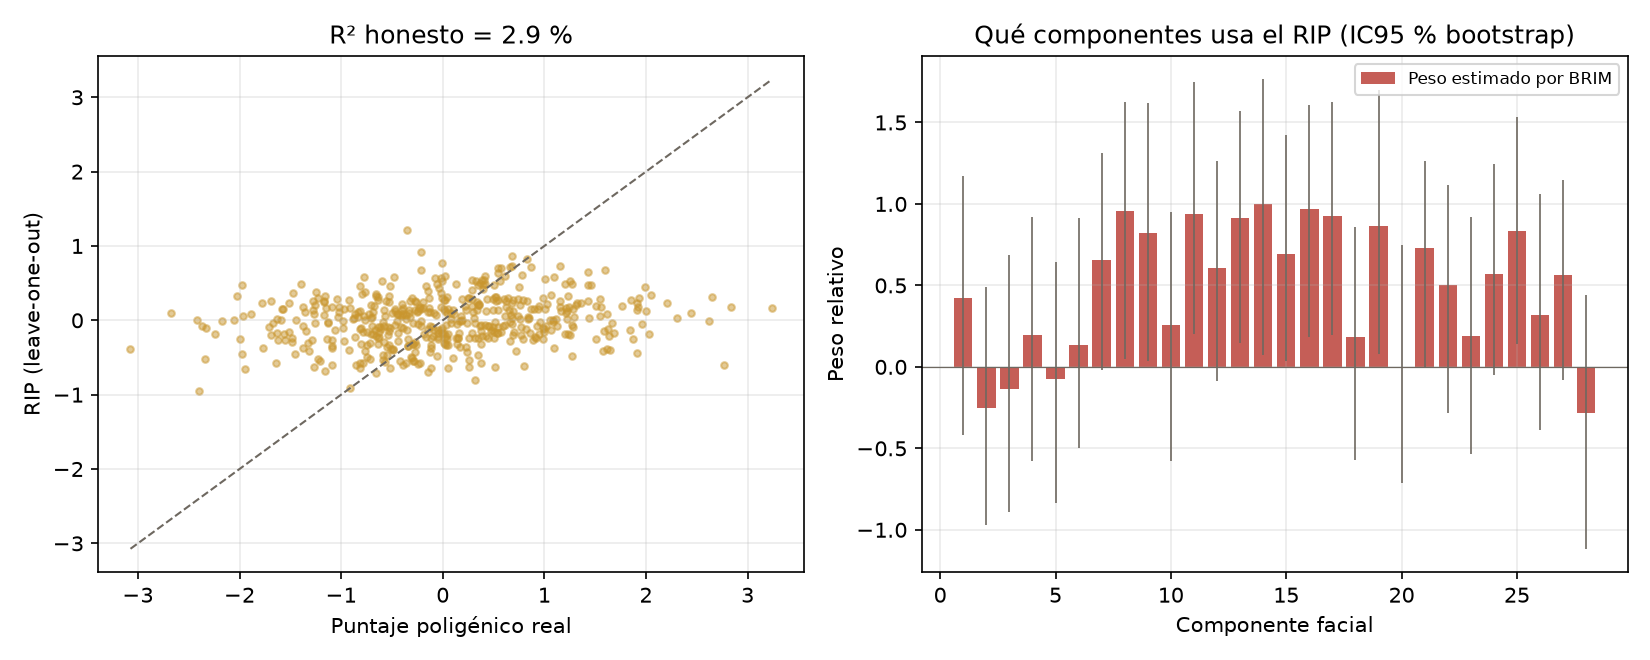

This figure's Python source:
"""
Módulo Rostro — Punto 3: BRIM (Bootstrapped Response-based Imputation Modeling)
================================================================================

Qué hace este script
--------------------
Conecta el puntaje poligénico (Punto 2) con el espacio de rasgos faciales
(Punto 1). Para cada persona devuelve UN número, el RIP (Response-based
Imputed Predictor): "cuánto puntaje genético sugiere su cara", calculado SIN
usar el propio dato de esa persona (leave-one-out) y con incertidumbre
estimada por bootstrap.

Referencia: Claes, P., & Shriver, M. D. (2014). PLOS Genetics.

Flujo oficial (cohorte real del Punto 2)
-----------------------------------------
BRIM necesita dos piezas separadas por persona: un puntaje poligénico
ESCALAR (un solo número) y una cara OBSERVADA (vector de 28 pesos). El
Punto 2 original (puntaje_poligenico.py) solo daba la genética por
componente (n_personas, 28), pensada para usarse directamente como
'pesos' -- no daba ninguna de esas dos piezas. Se completó el Punto 2 con
dos funciones nuevas (no una decisión de BRIM):

  - puntaje_escalar(genetica)                -> puntaje poligénico (n,)
  - cara_observada(genetica, h²)             -> cara observada (n, 28)
                                                 (genética + ruido ambiental,
                                                  varianza total 1 por
                                                  componente)

cohorte_oficial() en este archivo junta esas dos piezas con
generar_genotipo_sintetico() para dar (puntaje, pesos) tal como los espera
correr_brim(). Es el flujo que usa la corrida principal de este script.

simular_cohorte() (más abajo) queda SOLO como cohorte alternativa para
pruebas de sanidad que la cohorte oficial no puede producir limpio (el
control "sin señal genética": con h²=0, generar_genotipo_sintetico() da
genética idénticamente cero y puntaje_escalar() no puede estandarizar una
suma constante) y para el barrido de sensibilidad general de BRIM (que
necesita techos de varianza por encima del 7,9 % que generar_genotipo_
sintetico() no acepta, porque ese techo es una validación del Punto 2, no
de BRIM).

Flujo interno (igual para cualquier cohorte)
---------------------------------------------
1. Se cargan las 28 componentes (espacio_rasgos_rostro.npz, Punto 1).
2. Se obtiene una cohorte: puntaje poligénico (n,) + pesos faciales (n, 28).
3. PLSR (mínimos cuadrados parciales) combina las 28 componentes en una sola
   dirección que predice el puntaje.
4. Leave-one-out: el RIP de cada persona sale de un modelo entrenado con
   todas las demás.
5. Bootstrap: repite el ajuste con remuestreos para medir qué tan estable es
   cada componente y cuánta incertidumbre tiene el RIP de cada persona.
6. Pruebas de sanidad: control nulo (puntaje mezclado => R² ~ 0) y
   comparación contra el R² "con trampa" (sin leave-one-out).

Uso
---
    python brim_rostro.py            # corre todo con la cohorte oficial
"""

from pathlib import Path

import numpy as np
from sklearn.cross_decomposition import PLSRegression
from sklearn.model_selection import KFold

from puntaje_poligenico import (
    HEREDABILIDAD_MAX,
    N_COMPONENTES_DEFAULT,
    cara_observada,
    generar_genotipo_sintetico,
    puntaje_escalar,
)

# ---------------------------------------------------------------------------
# Parámetros (todos modificables; cada uno es una decisión metodológica)
# ---------------------------------------------------------------------------
SEMILLA = 42
N_PERSONAS = 503          # tamaño de la subpoblación europea de 1000 Genomes;
                          # usar más personas (1000, 2504, 5000...) es una
                          # decisión del proyecto/tutor, no se cambia acá.
R2_TOTAL = 0.079          # varianza facial total atribuible al genotipo, para
                          # simular_cohorte() (barrido de sensibilidad); techo
                          # anclado en Xiong et al. (2025), hasta 7,9 %
N_BOOTSTRAP = 300
MAX_COMP_PLS = 10         # máximo de componentes PLS a probar

RUTA_PROYECTO = Path(__file__).resolve().parent
RUTA_NPZ = RUTA_PROYECTO / "espacio_rasgos_rostro.npz"
RUTA_SALIDA_NPZ = RUTA_PROYECTO / "brim_rostro_resultados.npz"
RUTA_SALIDA_PNG = RUTA_PROYECTO / "brim_rostro.png"


# ---------------------------------------------------------------------------
# Carga del espacio de rasgos (Punto 1)
# ---------------------------------------------------------------------------
def cargar_espacio(path=RUTA_NPZ):
    d = np.load(path)
    return d["media"], d["base_pca"], d["varianza"], int(d["n_componentes"])


# ---------------------------------------------------------------------------
# Cohorte oficial (Punto 2 real: puntaje_poligenico.py)
# ---------------------------------------------------------------------------
def cohorte_oficial(n_personas=N_PERSONAS, heredabilidad_por_componente=HEREDABILIDAD_MAX,
                     n_componentes=N_COMPONENTES_DEFAULT, semilla=SEMILLA):
    """
    Devuelve (puntaje, pesos, genetica) construidos con la salida real del
    Punto 2, en vez de datos simulados ad hoc para BRIM.

    puntaje  : (n,)   puntaje_escalar(genetica) -- puntaje poligénico
                       estandarizado (media 0, desvío 1).
    pesos    : (n, k) cara_observada(genetica, h²) -- genética + ruido
                       ambiental, varianza total 1 por componente (misma
                       convención que 'pesos' en reconstruir_cara()).
    genetica : (n, k) generar_genotipo_sintetico(...) -- solo la parte
                       genética, se devuelve por si hace falta inspeccionarla.

    Nota de potencia (no es algo a corregir, es para documentar): aplicar
    heredabilidad_por_componente=HEREDABILIDAD_MAX (7,9 %) a las 28
    componentes a la vez es generoso -- en Xiong et al. (2025) ese 7,9 % es
    el máximo reportado para UN rasgo, no el valor de todos a la vez. El
    parámetro queda listo para recibir un array con un h² distinto por
    componente cuando se tengan esos valores.
    """
    genetica = generar_genotipo_sintetico(n_personas, heredabilidad_por_componente,
                                           n_componentes, semilla)
    semilla_ruido = None if semilla is None else semilla + 1000
    pesos = cara_observada(genetica, heredabilidad_por_componente, semilla=semilla_ruido)
    puntaje = puntaje_escalar(genetica)
    return puntaje, pesos, genetica


# ---------------------------------------------------------------------------
# Cohorte simulada -- SOLO como alternativa para pruebas (ver docstring del
# módulo): el control "sin señal genética" y el barrido de sensibilidad.
# ---------------------------------------------------------------------------
def simular_cohorte(varianza, n_personas=N_PERSONAS, r2_total=R2_TOTAL,
                    semilla=SEMILLA, sin_senal=False):
    """
    Devuelve (puntaje, pesos, b_verdadero).

    puntaje : (n,)   puntaje poligénico estandarizado (media 0, desvío 1).
    pesos   : (n, k) posición de cada cara en las k componentes, en desvíos
                     estándar (misma convención que reconstruir_cara).
    b_verdadero : (k,) cuánto empuja el puntaje a cada componente. Sólo se
                  conoce porque la cohorte es simulada; sirve para chequear
                  que BRIM recupera lo que realmente se puso.

    A diferencia de cohorte_oficial(), acá el puntaje empuja a la cara en UNA
    dirección arbitraria del espacio de rasgos (un patrón de pesos desiguales
    entre las 28 componentes, con un techo de varianza total `r2_total`).
    Sirve para probar casos que cohorte_oficial() no puede producir (sin
    señal, techos por encima del 7,9 %), no para la corrida principal.
    """
    rng = np.random.default_rng(semilla)
    n_comp = len(varianza)
    puntaje = rng.standard_normal(n_personas)

    if sin_senal:
        b = np.zeros(n_comp)
    else:
        u = rng.uniform(size=n_comp) ** 2 * rng.choice([-1.0, 1.0], size=n_comp)
        b = np.sqrt(r2_total) * u / np.linalg.norm(u)   # sum(b_j^2) = r2_total

    ruido = rng.standard_normal((n_personas, n_comp))
    pesos = puntaje[:, None] * b[None, :] + ruido * np.sqrt(1 - b**2)[None, :]
    return puntaje, pesos, b


# ---------------------------------------------------------------------------
# Piezas de BRIM
# ---------------------------------------------------------------------------
def r2_fuera_de_muestra(y, y_pred):
    """R² = 1 - SSE/SST usando predicciones que NO vieron a esa persona."""
    return 1 - np.sum((y - y_pred) ** 2) / np.sum((y - y.mean()) ** 2)


def elegir_n_pls(pesos, puntaje, max_comp=MAX_COMP_PLS, k_folds=10, semilla=SEMILLA):
    """Cuántas componentes PLS usar: la que mejor predice en validación
    cruzada de 10 pliegues."""
    kf = KFold(k_folds, shuffle=True, random_state=semilla)
    r2 = []
    for k in range(1, max_comp + 1):
        pred = np.zeros_like(puntaje)
        for tr, te in kf.split(pesos):
            m = PLSRegression(n_components=k, scale=False).fit(pesos[tr], puntaje[tr])
            pred[te] = m.predict(pesos[te]).ravel()
        r2.append(r2_fuera_de_muestra(puntaje, pred))
    r2 = np.array(r2)
    return int(np.argmax(r2) + 1), r2


def rip_leave_one_out(pesos, puntaje, n_pls):
    """RIP de cada persona, calculado con un modelo que no la incluye."""
    n = len(puntaje)
    rip = np.zeros(n)
    for i in range(n):
        mask = np.arange(n) != i
        m = PLSRegression(n_components=n_pls, scale=False).fit(pesos[mask], puntaje[mask])
        rip[i] = m.predict(pesos[i:i + 1]).item()
    return rip


def bootstrap_brim(pesos, puntaje, n_pls, n_boot=N_BOOTSTRAP, semilla=SEMILLA):
    """
    Remuestrea personas con reposición y reajusta el modelo cada vez.
    Devuelve:
      coefs  (n_boot, k)  coeficiente de cada componente en cada remuestreo
      rip_oob (n_boot, n) predicción para las personas que quedaron FUERA
                          de ese remuestreo (NaN para las que entraron)
    """
    rng = np.random.default_rng(semilla + 1)
    n, k = pesos.shape
    coefs = np.zeros((n_boot, k))
    rip_oob = np.full((n_boot, n), np.nan)
    for b in range(n_boot):
        idx = rng.integers(0, n, n)
        fuera = np.setdiff1d(np.arange(n), idx)
        m = PLSRegression(n_components=n_pls, scale=False).fit(pesos[idx], puntaje[idx])
        coefs[b] = m.coef_.ravel()
        rip_oob[b, fuera] = m.predict(pesos[fuera]).ravel()
    return coefs, rip_oob


def ic_bootstrap_r2(puntaje, rip, n_boot=2000, semilla=SEMILLA):
    """Intervalo de confianza 95 % del R² fuera de muestra (percentiles)."""
    rng = np.random.default_rng(semilla + 2)
    n = len(puntaje)
    vals = np.empty(n_boot)
    for b in range(n_boot):
        idx = rng.integers(0, n, n)
        vals[b] = r2_fuera_de_muestra(puntaje[idx], rip[idx])
    return np.percentile(vals, [2.5, 97.5])


# ---------------------------------------------------------------------------
# Pipeline completo
# ---------------------------------------------------------------------------
def correr_brim(pesos, puntaje, n_boot=N_BOOTSTRAP, verbose=True):
    n_pls, r2_cv = elegir_n_pls(pesos, puntaje)
    rip = rip_leave_one_out(pesos, puntaje, n_pls)
    coefs, rip_oob = bootstrap_brim(pesos, puntaje, n_pls, n_boot)

    modelo_final = PLSRegression(n_components=n_pls, scale=False).fit(pesos, puntaje)
    coef = modelo_final.coef_.ravel()

    res = {
        "n_pls": n_pls,
        "r2_cv_por_k": r2_cv,
        "rip": rip,
        "rip_se": np.nanstd(rip_oob, axis=0),
        "coef": coef,
        "coef_ic": np.percentile(coefs, [2.5, 97.5], axis=0),
        "r2_loo": r2_fuera_de_muestra(puntaje, rip),
        "r2_loo_ic": ic_bootstrap_r2(puntaje, rip),
        "corr_loo": np.corrcoef(puntaje, rip)[0, 1],
        "r2_con_trampa": modelo_final.score(pesos, puntaje),  # sin leave-one-out
        "r2_mejor_comp_sola": max(np.corrcoef(pesos[:, j], puntaje)[0, 1] ** 2
                                  for j in range(pesos.shape[1])),
    }
    if verbose:
        imprimir_resumen(res)
    return res


def imprimir_resumen(res, titulo=""):
    lo, hi = res["r2_loo_ic"]
    print(f"\n{titulo}")
    print(f"  Componentes PLS elegidas (validación cruzada): {res['n_pls']}")
    print(f"  R² leave-one-out (honesto):      {res['r2_loo']*100:6.2f} %   "
          f"IC95 % bootstrap [{lo*100:.2f} ; {hi*100:.2f}]")
    print(f"  Correlación RIP vs puntaje:      {res['corr_loo']:6.3f}")
    print(f"  R² 'con trampa' (sin LOO):       {res['r2_con_trampa']*100:6.2f} %")
    print(f"  Mejor componente sola (R²):      {res['r2_mejor_comp_sola']*100:6.2f} %")


# ---------------------------------------------------------------------------
# Barrido de semillas: cuánto varía el R² de corrida a corrida
# ---------------------------------------------------------------------------
# Una sola semilla no alcanza para citar el R² en la tesis -- el control de
# permutación en particular varía bastante de semilla a semilla (se observó
# entre -1 % y -6 % en corridas sueltas). Esta función corre la corrida
# principal (cohorte oficial) y la permutación con varias semillas distintas
# para reportar media/mínimo/máximo, que es el número reproducible.
def barrido_semillas(n_semillas=20, semilla_inicial=SEMILLA, n_boot=50):
    """
    n_boot se baja de N_BOOTSTRAP (300) a un valor menor acá: el bootstrap de
    coeficientes (coef_ic, rip_se) no hace falta para esta tabla, solo r2_loo
    de cada corrida -- bajarlo acelera las n_semillas corridas sin cambiar el
    número que se reporta.
    """
    r2_principal = np.empty(n_semillas)
    r2_permutacion = np.empty(n_semillas)
    semillas = [semilla_inicial + i for i in range(n_semillas)]

    for i, s in enumerate(semillas):
        puntaje, pesos, _ = cohorte_oficial(semilla=s)
        res = correr_brim(pesos, puntaje, n_boot=n_boot, verbose=False)
        r2_principal[i] = res["r2_loo"]

        rng = np.random.default_rng(s + 99)
        res_perm = correr_brim(pesos, rng.permutation(puntaje), n_boot=n_boot, verbose=False)
        r2_permutacion[i] = res_perm["r2_loo"]

    return {"semillas": semillas, "r2_principal": r2_principal, "r2_permutacion": r2_permutacion}


def imprimir_barrido_semillas(resultado):
    rp, rpm = resultado["r2_principal"], resultado["r2_permutacion"]
    n = len(rp)
    print(f"\n=== BARRIDO DE {n} SEMILLAS (corrida principal vs permutación, R² LOO) ===")
    print(f"  R² honesto     -- media: {rp.mean()*100:6.2f} %   "
          f"mín: {rp.min()*100:6.2f} %   máx: {rp.max()*100:6.2f} %")
    print(f"  R² permutación -- media: {rpm.mean()*100:6.2f} %   "
          f"mín: {rpm.min()*100:6.2f} %   máx: {rpm.max()*100:6.2f} %")


# ---------------------------------------------------------------------------
# B-03: diferencia pareada honesto - permutación, con IC bootstrap
# ---------------------------------------------------------------------------
# En vez de comparar el promedio del R² honesto contra el promedio de la
# permutación, se calcula la diferencia semilla por semilla (misma cohorte en
# las dos corridas) y se le pone un IC 95 % por bootstrap percentil.
# Criterio B-03: el límite inferior del IC tiene que ser > 0.
def diferencia_pareada(honesto, permutacion, n_boot=10_000, semilla=SEMILLA):
    """
    honesto, permutacion: R² de cada semilla, en el mismo orden (pareados).
    Devuelve la media de d = honesto - permutacion, el IC 95 % percentil
    (remuestreando las d con reposición n_boot veces) y cuántas d son > 0.
    Las unidades de salida son las mismas que las de entrada.
    """
    honesto = np.asarray(honesto, dtype=float)
    permutacion = np.asarray(permutacion, dtype=float)
    if honesto.shape != permutacion.shape or honesto.ndim != 1:
        raise ValueError("honesto y permutacion tienen que ser vectores del mismo largo")

    d = honesto - permutacion
    rng = np.random.default_rng(semilla)
    idx = rng.integers(0, len(d), size=(n_boot, len(d)))
    medias_boot = d[idx].mean(axis=1)
    ic_inf, ic_sup = np.percentile(medias_boot, [2.5, 97.5])

    return {
        "media": d.mean(),
        "ic95": (ic_inf, ic_sup),
        "n_positivas": int((d > 0).sum()),
        "n": len(d),
    }


def imprimir_diferencia_pareada(dif):
    ic_inf, ic_sup = dif["ic95"]
    cumple = "SÍ" if ic_inf > 0 else "NO"
    print(f"\n=== B-03: DIFERENCIA PAREADA (honesto - permutación, {dif['n']} semillas) ===")
    print(f"  media: {dif['media']*100:5.2f} pp   IC 95 %: [{ic_inf*100:5.2f} ; {ic_sup*100:5.2f}] pp")
    print(f"  semillas con diferencia > 0: {dif['n_positivas']} de {dif['n']}")
    print(f"  ¿cumple B-03 (límite inferior > 0)? {cumple}")


# ---------------------------------------------------------------------------
# Dirección del RIP en el espacio facial
# ---------------------------------------------------------------------------
def direccion_rip_en_cara(coef, media, base_pca, varianza, n_desvios=2.0):
    """
    Traduce el vector `coef` (qué componentes pesan y con qué signo) a dos
    caras: "RIP bajo" y "RIP alto". Devuelve también el desplazamiento
    promedio entre ambas, en las unidades del modelo (mm).
    """
    w = coef / np.linalg.norm(coef)
    desvio = np.sqrt(varianza)
    cara_alta = media + base_pca @ (w * n_desvios * desvio)
    cara_baja = media - base_pca @ (w * n_desvios * desvio)
    desp = np.linalg.norm((cara_alta - cara_baja).reshape(-1, 3), axis=1)
    return w, cara_baja, cara_alta, desp


# ---------------------------------------------------------------------------
# Gráficos
# ---------------------------------------------------------------------------
def graficar(puntaje, res, b_verdadero, path_salida):
    import matplotlib
    matplotlib.use("Agg")
    import matplotlib.pyplot as plt

    ROJO, DORADO, GRIS = "#B7362D", "#C9962E", "#6E6860"
    fig, ax = plt.subplots(1, 2, figsize=(11, 4.4))

    ax[0].scatter(puntaje, res["rip"], s=10, alpha=0.5, color=DORADO)
    lim = [min(puntaje.min(), res["rip"].min()), max(puntaje.max(), res["rip"].max())]
    ax[0].plot(lim, lim, color=GRIS, lw=1, ls="--")
    ax[0].set_xlabel("Puntaje poligénico real")
    ax[0].set_ylabel("RIP (leave-one-out)")
    ax[0].set_title(f"R² honesto = {res['r2_loo']*100:.1f} %")
    ax[0].grid(alpha=0.25)

    k = len(res["coef"])
    x = np.arange(1, k + 1)
    c = res["coef"] / np.abs(res["coef"]).max()
    ic = res["coef_ic"] / np.abs(res["coef"]).max()
    ax[1].bar(x, c, color=ROJO, alpha=0.8, label="Peso estimado por BRIM")
    ax[1].errorbar(x, c, yerr=[c - ic[0], ic[1] - c], fmt="none", ecolor=GRIS, lw=0.8)
    if b_verdadero is not None:
        ax[1].plot(x, b_verdadero / np.abs(b_verdadero).max(), "o", ms=3.5,
                   color=DORADO, label="Peso verdadero (simulado)")
    ax[1].axhline(0, color=GRIS, lw=0.6)
    ax[1].set_xlabel("Componente facial")
    ax[1].set_ylabel("Peso relativo")
    ax[1].set_title("Qué componentes usa el RIP (IC95 % bootstrap)")
    ax[1].legend(fontsize=8)
    ax[1].grid(alpha=0.25)

    plt.tight_layout()
    plt.savefig(path_salida, dpi=150)
    print(f"Gráfico guardado en: {path_salida}")


# ---------------------------------------------------------------------------
# Programa principal: corrida + pruebas de sanidad
# ---------------------------------------------------------------------------
if __name__ == "__main__":
    media, base_pca, varianza, k = cargar_espacio()
    print(f"Espacio de rasgos: {k} componentes, {media.size // 3} vértices")

    # --- 1. Corrida principal (cohorte oficial: Punto 2 real) ---------------
    puntaje, pesos, genetica = cohorte_oficial()
    res = correr_brim(pesos, puntaje, verbose=False)
    imprimir_resumen(res, "=== CORRIDA PRINCIPAL (cohorte oficial, puntaje_poligenico.py, n=%d) ===" % N_PERSONAS)

    # --- 2. Control nulo: sin señal genética ---------------------------------
    # La cohorte oficial no puede producir este caso limpio (h²=0 da genética
    # idénticamente cero y puntaje_escalar() no puede estandarizar una suma
    # constante), así que usa simular_cohorte() (alternativa de prueba).
    p0, w0, _ = simular_cohorte(varianza, semilla=SEMILLA + 7, sin_senal=True)
    res0 = correr_brim(w0, p0, verbose=False)
    imprimir_resumen(res0, "=== CONTROL NULO (sin señal genética, simular_cohorte) ===")

    # --- 3. Control de permutación sobre la cohorte oficial -------------------
    rng = np.random.default_rng(SEMILLA + 99)
    res_perm = correr_brim(pesos, rng.permutation(puntaje), verbose=False)
    imprimir_resumen(res_perm, "=== PERMUTACIÓN (puntaje mezclado entre personas, cohorte oficial) ===")

    # --- 4. Sensibilidad al tamaño de la señal (simular_cohorte) -------------
    # Barrido general del comportamiento de BRIM, incluyendo techos por
    # encima del 7,9 % que generar_genotipo_sintetico() no acepta (ese techo
    # es una validación del Punto 2, no una limitación de BRIM en sí).
    print("\n=== SENSIBILIDAD: varianza facial atribuida al genotipo vs R² recuperado ===")
    for techo in [0.01, 0.03, 0.079, 0.15]:
        p, w, _ = simular_cohorte(varianza, r2_total=techo, semilla=SEMILLA + 3)
        r = correr_brim(w, p, n_boot=50, verbose=False)
        print(f"  genotipo explica {techo*100:5.1f} %  ->  R² LOO = {r['r2_loo']*100:6.2f} %"
              f"  (PLS={r['n_pls']})")

    # --- 5. Dirección del RIP en la cara (cohorte oficial) --------------------
    w, cara_baja, cara_alta, desp = direccion_rip_en_cara(res["coef"], media, base_pca, varianza)
    print(f"\nDiferencia de forma entre RIP -2 y RIP +2: "
          f"{desp.mean():.2f} mm promedio, {desp.max():.2f} mm máximo")

    # --- 6. Exportar ------------------------------------------------------------
    np.savez(RUTA_SALIDA_NPZ,
             puntaje=puntaje, rip_loo=res["rip"], rip_se=res["rip_se"],
             coef=res["coef"], coef_ic=res["coef_ic"], direccion=w,
             n_pls=res["n_pls"], r2_loo=res["r2_loo"], r2_loo_ic=res["r2_loo_ic"])
    print(f"Resultados exportados a: {RUTA_SALIDA_NPZ}")
    # Sin b_verdadero: la cohorte oficial no tiene una única dirección "real"
    # fija como simular_cohorte() (cada componente recibe su propio sorteo
    # genético independiente; lo único "esperado" es que, con heredabilidad
    # pareja en las 28 componentes, el peso recuperado sea parejo también).
    graficar(puntaje, res, None, RUTA_SALIDA_PNG)
